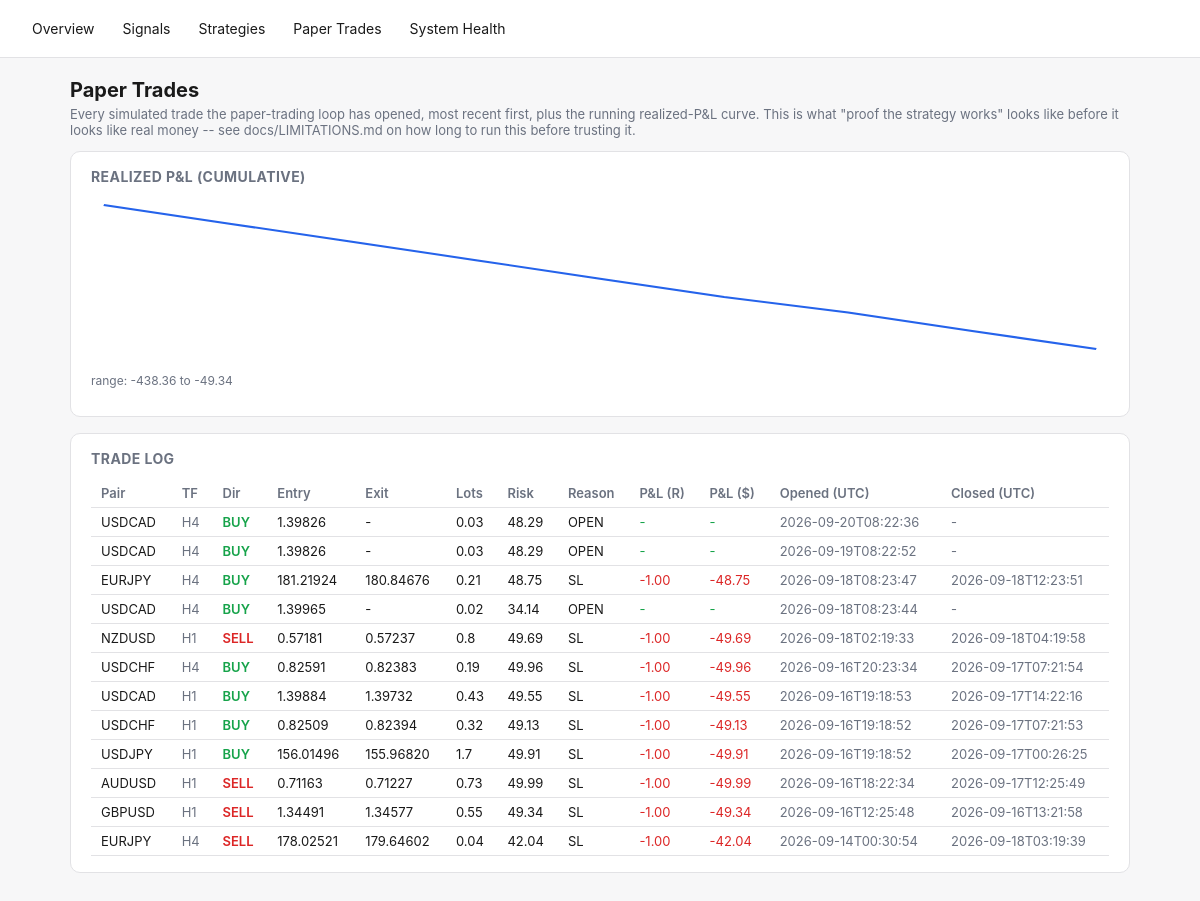
The page /paper-trades on the database as committed earlier.
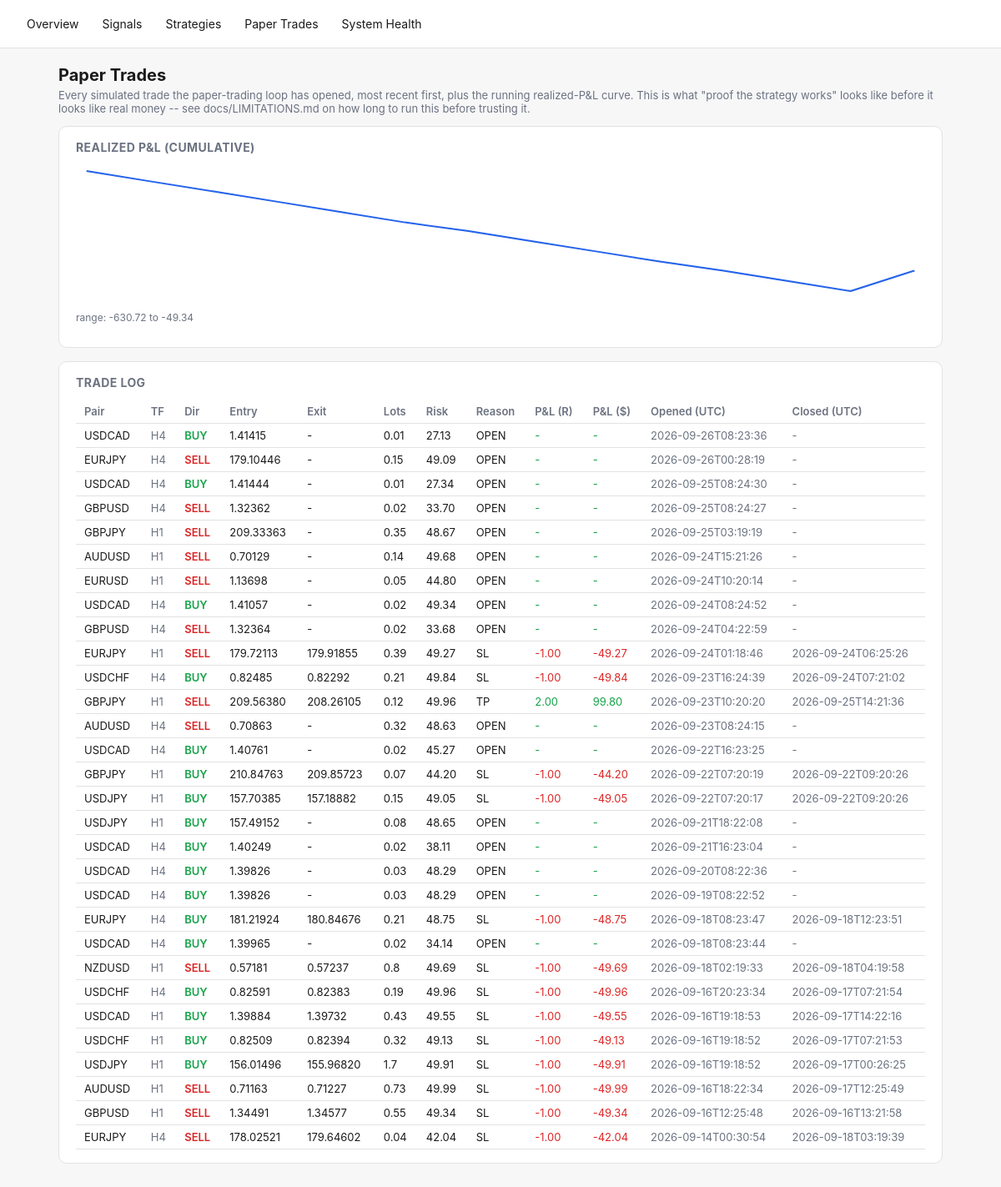
The same page on the database as committed later.
### tables this page shows
CREATE TABLE paper_trades (
    id INTEGER PRIMARY KEY AUTOINCREMENT,
    signal_id TEXT REFERENCES signals(id),
    pair TEXT NOT NULL,
    direction TEXT NOT NULL,
    entry_time TEXT NOT NULL,
    entry_price REAL NOT NULL,
    stop_loss REAL NOT NULL,
    take_profit REAL NOT NULL,
    lots REAL,                 -- position size at entry (fx_engine.position_sizing), if it could be computed
    risk_amount REAL,          -- dollar amount risked at entry, lots * stop_distance * pip_value
    exit_time TEXT,
    exit_price REAL,
    exit_reason TEXT,
    pnl_r REAL,
    pnl_amount REAL,           -- real dollar P&L = pnl_r * risk_amount (NULL if risk_amount unknown)
    created_at TEXT NOT NULL
, timeframe TEXT NOT NULL DEFAULT 'H4');

### fx_engine/dashboard.py (the view)
    @app.route("/paper-trades")
    def paper_trades_page():
        d = get_db()
        curve = d.paper_equity_curve()
        return render_template(
            "paper_trades.html", trades=d.recent_paper_trades(limit=200), curve=curve,
            svg_points=_equity_curve_svg_points(curve),
            curve_min=min((p["cumulative"] for p in curve), default=0.0),
            curve_max=max((p["cumulative"] for p in curve), default=0.0),
        )

### fx_engine/dashboard.py (called while the page is built)
def _equity_curve_svg_points(curve: list[dict], width: int = 640, height: int = 160, pad: int = 8) -> str:
    if len(curve) < 2:
        return ""
    values = [p["cumulative"] for p in curve]
    lo, hi = min(values), max(values)
    span = (hi - lo) or 1.0
    n = len(values)
    points = []
    for i, v in enumerate(values):
        x = pad + (i / (n - 1)) * (width - 2 * pad)
        y = pad + (1 - (v - lo) / span) * (height - 2 * pad)
        points.append(f"{x:.1f},{y:.1f}")
    return " ".join(points)

### fx_engine/db.py (called while the page is built)
    @contextmanager
    def _conn(self):
        conn = sqlite3.connect(self.path)
        conn.row_factory = sqlite3.Row
        try:
            yield conn
            conn.commit()
        finally:
            conn.close()

    def recent_paper_trades(self, limit: int = 100) -> list[dict]:
        with self._conn() as conn:
            rows = conn.execute(
                "SELECT * FROM paper_trades ORDER BY created_at DESC LIMIT ?", (limit,),
            ).fetchall()
        return [dict(r) for r in rows]

### fx_engine/templates/paper_trades.html (shortened to what this page needs)
{% extends "base.html" %}
{% block content %}
<h1>Paper Trades</h1>
<p class="lede">Every simulated trade the paper-trading loop has opened, most recent first, plus the running
realized-P&amp;L curve. This is what "proof the strategy works" looks like before it looks like real money -- see
docs/LIMITATIONS.md on how long to run this before trusting it.</p>
<div class="card">
  <h2>Realized P&amp;L (cumulative)</h2>
  {% if svg_points %}
  <svg viewBox="0 0 640 160" width="100%" height="160" preserveAspectRatio="none">
    <polyline points="{{ svg_points }}" fill="none" stroke="var(--accent)" stroke-width="2" />
  </svg>
  <p class="muted" style="font-size:12px;">range: {{ "%.2f"|format(curve_min) }} to {{ "%.2f"|format(curve_max) }}</p>
  {% else %}
  <p class="muted">Not enough closed trades yet for a curve (need at least 2).</p>
  {% endif %}
</div>
<div class="card">
  <h2>Trade Log</h2>
  <div class="overflow">
  <table>
    <tr>
      <th>Pair</th><th>TF</th><th>Dir</th><th>Entry</th><th>Exit</th><th>Lots</th><th>Risk</th>
      <th>Reason</th><th>P&amp;L (R)</th><th>P&amp;L ($)</th><th>Opened (UTC)</th><th>Closed (UTC)</th>
    </tr>
    {% for t in trades %}
    <tr>
      <td>{{ t.pair }}</td>
      <td class="muted">{{ t.timeframe or "H4" }}</td>
      <td class="{{ 'buy' if t.direction=='BUY' else 'sell' }}">{{ t.direction }}</td>
      <td>{{ "%.5f"|format(t.entry_price) }}</td>
      <td>{{ "%.5f"|format(t.exit_price) if t.exit_price is not none else "-" }}</td>
      <td>{{ t.lots if t.lots is not none else "-" }}</td>
      <td>{{ "%.2f"|format(t.risk_amount) if t.risk_amount is not none else "-" }}</td>
      <td>{{ t.exit_reason or "OPEN" }}</td>
      <td style="color:{{ 'var(--green)' if (t.pnl_r or 0) >= 0 else 'var(--red)' }}">
        {{ "%.2f"|format(t.pnl_r) if t.pnl_r is not none else "-" }}
      </td>
      <td style="color:{{ 'var(--green)' if (t.pnl_amount or 0) >= 0 else 'var(--red)' }}">
        {{ "%.2f"|format(t.pnl_amount) if t.pnl_amount is not none else "-" }}
      </td>
      <td class="muted">{{ t.entry_time[:19] }}</td>
      <td class="muted">{{ t.exit_time[:19] if t.exit_time else "-" }}</td>
    </tr>
    {% else %}
    <tr><td colspan="12" class="muted">No paper trades yet -- run `python -m fx_engine.main paper --once`.</td></tr>
    {% endfor %}
  </table>
  </div>
</div>
{% endblock %}

Rows that differ between the two databases and show on the page:
added paper_trades: pair "USDCAD", timeframe "H4", direction "BUY", entry_price "1.41415", exit_price "-", lots "0.01", risk_amount "27.13", exit_reason "OPEN", pnl_r "-", pnl_amount "-", entry_time "2026-09-26T08:23:36", exit_time "-"
added paper_trades: pair "EURJPY", timeframe "H4", direction "SELL", entry_price "179.10446", exit_price "-", lots "0.15", risk_amount "49.09", exit_reason "OPEN", pnl_r "-", pnl_amount "-", entry_time "2026-09-26T00:28:19", exit_time "-"
added paper_trades: pair "USDCAD", timeframe "H4", direction "BUY", entry_price "1.41444", exit_price "-", lots "0.01", risk_amount "27.34", exit_reason "OPEN", pnl_r "-", pnl_amount "-", entry_time "2026-09-25T08:24:30", exit_time "-"
added paper_trades: pair "GBPUSD", timeframe "H4", direction "SELL", entry_price "1.32362", exit_price "-", lots "0.02", risk_amount "33.70", exit_reason "OPEN", pnl_r "-", pnl_amount "-", entry_time "2026-09-25T08:24:27", exit_time "-"
added paper_trades: pair "GBPJPY", timeframe "H1", direction "SELL", entry_price "209.33363", exit_price "-", lots "0.35", risk_amount "48.67", exit_reason "OPEN", pnl_r "-", pnl_amount "-", entry_time "2026-09-25T03:19:19", exit_time "-"
added paper_trades: pair "AUDUSD", timeframe "H1", direction "SELL", entry_price "0.70129", exit_price "-", lots "0.14", risk_amount "49.68", exit_reason "OPEN", pnl_r "-", pnl_amount "-", entry_time "2026-09-24T15:21:26", exit_time "-"
added paper_trades: pair "EURUSD", timeframe "H1", direction "SELL", entry_price "1.13698", exit_price "-", lots "0.05", risk_amount "44.80", exit_reason "OPEN", pnl_r "-", pnl_amount "-", entry_time "2026-09-24T10:20:14", exit_time "-"
added paper_trades: pair "USDCAD", timeframe "H4", direction "BUY", entry_price "1.41057", exit_price "-", lots "0.02", risk_amount "49.34", exit_reason "OPEN", pnl_r "-", pnl_amount "-", entry_time "2026-09-24T08:24:52", exit_time "-"
added paper_trades: pair "GBPUSD", timeframe "H4", direction "SELL", entry_price "1.32364", exit_price "-", lots "0.02", risk_amount "33.68", exit_reason "OPEN", pnl_r "-", pnl_amount "-", entry_time "2026-09-24T04:22:59", exit_time "-"
added paper_trades: pair "EURJPY", timeframe "H1", direction "SELL", entry_price "179.72113", exit_price "179.91855", lots "0.39", risk_amount "49.27", exit_reason "SL", pnl_r "-1.00", pnl_amount "-49.27", entry_time "2026-09-24T01:18:46", exit_time "2026-09-24T06:25:26"
added paper_trades: pair "USDCHF", timeframe "H4", direction "BUY", entry_price "0.82485", exit_price "0.82292", lots "0.21", risk_amount "49.84", exit_reason "SL", pnl_r "-1.00", pnl_amount "-49.84", entry_time "2026-09-23T16:24:39", exit_time "2026-09-24T07:21:02"
added paper_trades: pair "GBPJPY", timeframe "H1", direction "SELL", entry_price "209.56380", exit_price "208.26105", lots "0.12", risk_amount "49.96", exit_reason "TP", pnl_r "2.00", pnl_amount "99.80", entry_time "2026-09-23T10:20:20", exit_time "2026-09-25T14:21:36"
added paper_trades: pair "AUDUSD", timeframe "H4", direction "SELL", entry_price "0.70863", exit_price "-", lots "0.32", risk_amount "48.63", exit_reason "OPEN", pnl_r "-", pnl_amount "-", entry_time "2026-09-23T08:24:15", exit_time "-"
added paper_trades: pair "USDCAD", timeframe "H4", direction "BUY", entry_price "1.40761", exit_price "-", lots "0.02", risk_amount "45.27", exit_reason "OPEN", pnl_r "-", pnl_amount "-", entry_time "2026-09-22T16:23:25", exit_time "-"
added paper_trades: pair "GBPJPY", timeframe "H1", direction "BUY", entry_price "210.84763", exit_price "209.85723", lots "0.07", risk_amount "44.20", exit_reason "SL", pnl_r "-1.00", pnl_amount "-44.20", entry_time "2026-09-22T07:20:19", exit_time "2026-09-22T09:20:26"
added paper_trades: pair "USDJPY", timeframe "H1", direction "BUY", entry_price "157.70385", exit_price "157.18882", lots "0.15", risk_amount "49.05", exit_reason "SL", pnl_r "-1.00", pnl_amount "-49.05", entry_time "2026-09-22T07:20:17", exit_time "2026-09-22T09:20:26"
added paper_trades: pair "USDJPY", timeframe "H1", direction "BUY", entry_price "157.49152", exit_price "-", lots "0.08", risk_amount "48.65", exit_reason "OPEN", pnl_r "-", pnl_amount "-", entry_time "2026-09-21T18:22:08", exit_time "-"
added paper_trades: pair "USDCAD", timeframe "H4", direction "BUY", entry_price "1.40249", exit_price "-", lots "0.02", risk_amount "38.11", exit_reason "OPEN", pnl_r "-", pnl_amount "-", entry_time "2026-09-21T16:23:04", exit_time "-"
Other text that changed with them:
{{ "%.2f"|format(curve_min) }}: "-438.36" → "-630.72"
